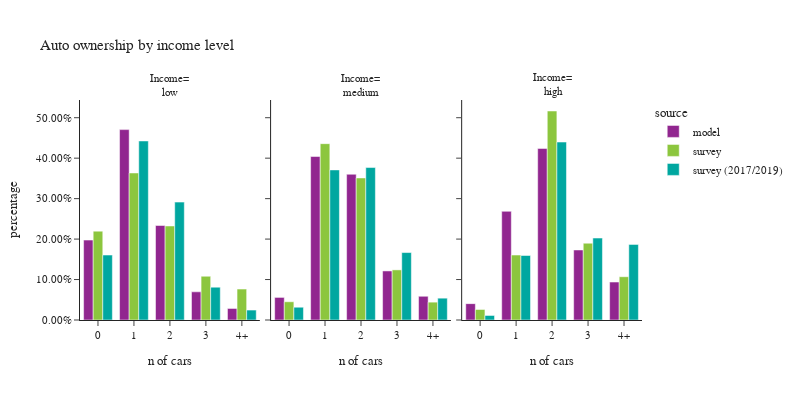

The notebook cell this image was saved under:
### Code cell
plot_auto(hh,'hhincome_4group','income level', 'Income')

### Figure 1 — Plotly figure (JSON) as saved in the notebook; plotly's stock layout.template omitted (floating-point values rounded to 4 significant figures)
{"data": [{"alignmentgroup": "True", "customdata": [[85917], [204691], [101598], [30285], [12475]], "hovertemplate": "source=model<br>hhincome_4group=low<br>auto_ownership_simple=%{x}<br>percentage=%{y}<br>sample count=%{customdata[0]}<extra></extra>", "legendgroup": "model", "marker": {"color": "#91268F", "pattern": {"shape": ""}}, "name": "model", "offsetgroup": "model", "orientation": "v", "showlegend": true, "textposition": "auto", "type": "bar", "x": ["0", "1", "2", "3", "4+"], "xaxis": "x", "y": [0.1975, 0.4706, 0.2336, 0.06963, 0.02868], "yaxis": "y"}, {"alignmentgroup": "True", "customdata": [[24171], [175012], [156041], [52528], [25406]], "hovertemplate": "source=model<br>hhincome_4group=medium<br>auto_ownership_simple=%{x}<br>percentage=%{y}<br>sample count=%{customdata[0]}<extra></extra>", "legendgroup": "model", "marker": {"color": "#91268F", "pattern": {"shape": ""}}, "name": "model", "offsetgroup": "model", "orientation": "v", "showlegend": false, "textposition": "auto", "type": "bar", "x": ["0", "1", "2", "3", "4+"], "xaxis": "x2", "y": [0.0558, 0.404, 0.3602, 0.1213, 0.05865], "yaxis": "y2"}, {"alignmentgroup": "True", "customdata": [[17564], [116597], [184052], [75137], [40713]], "hovertemplate": "source=model<br>hhincome_4group=high<br>auto_ownership_simple=%{x}<br>percentage=%{y}<br>sample count=%{customdata[0]}<extra></extra>", "legendgroup": "model", "marker": {"color": "#91268F", "pattern": {"shape": ""}}, "name": "model", "offsetgroup": "model", "orientation": "v", "showlegend": false, "textposition": "auto", "type": "bar", "x": ["0", "1", "2", "3", "4+"], "xaxis": "x3", "y": [0.04046, 0.2686, 0.424, 0.1731, 0.0938], "yaxis": "y3"}, {"alignmentgroup": "True", "customdata": [[334], [531], [245], [64], [32]], "hovertemplate": "source=survey<br>hhincome_4group=low<br>auto_ownership_simple=%{x}<br>percentage=%{y}<br>sample count=%{customdata[0]}<extra></extra>", "legendgroup": "survey", "marker": {"color": "#8CC63E", "pattern": {"shape": ""}}, "name": "survey", "offsetgroup": "survey", "orientation": "v", "showlegend": true, "textposition": "auto", "type": "bar", "x": ["0", "1", "2", "3", "4+"], "xaxis": "x", "y": [0.2197, 0.3634, 0.2324, 0.1081, 0.07642], "yaxis": "y"}, {"alignmentgroup": "True", "customdata": [[112], [435], [216], [49], [22]], "hovertemplate": "source=survey<br>hhincome_4group=medium<br>auto_ownership_simple=%{x}<br>percentage=%{y}<br>sample count=%{customdata[0]}<extra></extra>", "legendgroup": "survey", "marker": {"color": "#8CC63E", "pattern": {"shape": ""}}, "name": "survey", "offsetgroup": "survey", "orientation": "v", "showlegend": false, "textposition": "auto", "type": "bar", "x": ["0", "1", "2", "3", "4+"], "xaxis": "x2", "y": [0.04508, 0.4358, 0.3511, 0.1238, 0.04412], "yaxis": "y2"}, {"alignmentgroup": "True", "customdata": [[82], [395], [358], [96], [42]], "hovertemplate": "source=survey<br>hhincome_4group=high<br>auto_ownership_simple=%{x}<br>percentage=%{y}<br>sample count=%{customdata[0]}<extra></extra>", "legendgroup": "survey", "marker": {"color": "#8CC63E", "pattern": {"shape": ""}}, "name": "survey", "offsetgroup": "survey", "orientation": "v", "showlegend": false, "textposition": "auto", "type": "bar", "x": ["0", "1", "2", "3", "4+"], "xaxis": "x3", "y": [0.02606, 0.1605, 0.5166, 0.1899, 0.107], "yaxis": "y3"}, {"alignmentgroup": "True", "customdata": [[606], [1052], [363], [72], [24]], "hovertemplate": "source=survey (2017/2019)<br>hhincome_4group=low<br>auto_ownership_simple=%{x}<br>percentage=%{y}<br>sample count=%{customdata[0]}<extra></extra>", "legendgroup": "survey (2017/2019)", "marker": {"color": "#00A7A0", "pattern": {"shape": ""}}, "name": "survey (2017/2019)", "offsetgroup": "survey (2017/2019)", "orientation": "v", "showlegend": true, "textposition": "auto", "type": "bar", "x": ["0", "1", "2", "3", "4+"], "xaxis": "x", "y": [0.1605, 0.4425, 0.2914, 0.08116, 0.02444], "yaxis": "y"}, {"alignmentgroup": "True", "customdata": [[249], [907], [427], [86], [32]], "hovertemplate": "source=survey (2017/2019)<br>hhincome_4group=medium<br>auto_ownership_simple=%{x}<br>percentage=%{y}<br>sample count=%{customdata[0]}<extra></extra>", "legendgroup": "survey (2017/2019)", "marker": {"color": "#00A7A0", "pattern": {"shape": ""}}, "name": "survey (2017/2019)", "offsetgroup": "survey (2017/2019)", "orientation": "v", "showlegend": false, "textposition": "auto", "type": "bar", "x": ["0", "1", "2", "3", "4+"], "xaxis": "x2", "y": [0.03156, 0.371, 0.3768, 0.1667, 0.05396], "yaxis": "y2"}, {"alignmentgroup": "True", "customdata": [[174], [749], [611], [134], [66]], "hovertemplate": "source=survey (2017/2019)<br>hhincome_4group=high<br>auto_ownership_simple=%{x}<br>percentage=%{y}<br>sample count=%{customdata[0]}<extra></extra>", "legendgroup": "survey (2017/2019)", "marker": {"color": "#00A7A0", "pattern": {"shape": ""}}, "name": "survey (2017/2019)", "offsetgroup": "survey (2017/2019)", "orientation": "v", "showlegend": false, "textposition": "auto", "type": "bar", "x": ["0", "1", "2", "3", "4+"], "xaxis": "x3", "y": [0.01132, 0.1594, 0.4398, 0.2025, 0.1869], "yaxis": "y3"}], "layout": {"annotations": [{"font": {}, "showarrow": false, "text": "Income=<br>low", "x": 0.16, "xanchor": "center", "xref": "paper", "y": 1.0, "yanchor": "bottom", "yref": "paper"}, {"font": {}, "showarrow": false, "text": "Income=<br>medium", "x": 0.5, "xanchor": "center", "xref": "paper", "y": 1.0, "yanchor": "bottom", "yref": "paper"}, {"font": {}, "showarrow": false, "text": "Income=<br>high", "x": 0.84, "xanchor": "center", "xref": "paper", "y": 1.0, "yanchor": "bottom", "yref": "paper"}], "barmode": "group", "font": {"size": 11}, "height": 400, "legend": {"title": {"text": "source"}, "tracegroupgap": 0}, "title": {"text": "Auto ownership by income level"}, "width": 800, "xaxis": {"anchor": "y", "domain": [0.0, 0.32], "title": {"text": "n of cars"}}, "xaxis2": {"anchor": "y2", "domain": [0.34, 0.66], "matches": "x", "title": {"text": "n of cars"}}, "xaxis3": {"anchor": "y3", "domain": [0.68, 1.0], "matches": "x", "title": {"text": "n of cars"}}, "yaxis": {"anchor": "x", "domain": [0.0, 1.0], "tickformat": ".2%", "title": {"text": "percentage"}}, "yaxis2": {"anchor": "x2", "domain": [0.0, 1.0], "matches": "y", "showticklabels": false, "tickformat": ".2%"}, "yaxis3": {"anchor": "x3", "domain": [0.0, 1.0], "matches": "y", "showticklabels": false, "tickformat": ".2%"}}}
